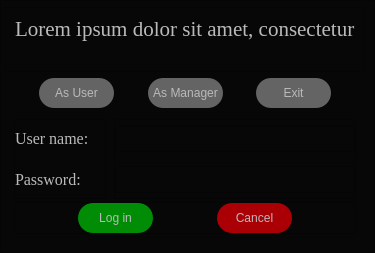
<?xml version="1.0" encoding="UTF-8"?>
<ui version="4.0">
 <class>Dialog</class>
 <widget class="QDialog" name="Dialog">
  <property name="geometry">
   <rect>
    <x>0</x>
    <y>0</y>
    <width>371</width>
    <height>227</height>
   </rect>
  </property>
  <property name="windowTitle">
   <string>Dialog</string>
  </property>
  <property name="styleSheet">
   <string notr="true">*{
	background-color: rgb(7, 7, 7);
}

QLabel{
	color:rgb(186, 186, 186);
}

QPushButton{
	color:rgb(186, 186, 186);
	background-color: rgb(100, 100, 100);
	padding-left: 2px;
	padding-right: 2px;
	border: 5px bold;
	border-color: rgb(2, 20, 72);
	border-radius: 15px;
}

QPushButton::hover{
	background-color: rgb(44, 44, 44)
}

QLineEdit{
	color: rgb(186, 186, 186);
}</string>
  </property>
  <layout class="QGridLayout" name="gridLayout_3">
   <property name="leftMargin">
    <number>0</number>
   </property>
   <property name="topMargin">
    <number>0</number>
   </property>
   <property name="rightMargin">
    <number>0</number>
   </property>
   <property name="bottomMargin">
    <number>0</number>
   </property>
   <property name="horizontalSpacing">
    <number>6</number>
   </property>
   <item row="0" column="0">
    <widget class="QFrame" name="contentFrame">
     <property name="frameShape">
      <enum>QFrame::StyledPanel</enum>
     </property>
     <property name="frameShadow">
      <enum>QFrame::Raised</enum>
     </property>
     <layout class="QGridLayout" name="gridLayout_2">
      <property name="leftMargin">
       <number>4</number>
      </property>
      <property name="topMargin">
       <number>6</number>
      </property>
      <property name="rightMargin">
       <number>9</number>
      </property>
      <item row="0" column="0">
       <widget class="QFrame" name="titleFrame">
        <property name="frameShape">
         <enum>QFrame::StyledPanel</enum>
        </property>
        <property name="frameShadow">
         <enum>QFrame::Raised</enum>
        </property>
        <layout class="QVBoxLayout" name="verticalLayout_3">
         <item>
          <widget class="QLabel" name="title">
           <property name="font">
            <font>
             <family>Times New Roman</family>
             <pointsize>16</pointsize>
            </font>
           </property>
           <property name="styleSheet">
            <string notr="true"/>
           </property>
           <property name="text">
            <string>Lorem ipsum dolor sit amet, consectetur</string>
           </property>
          </widget>
         </item>
         <item>
          <widget class="QLabel" name="infoMsg">
           <property name="font">
            <font>
             <family>Times New Roman</family>
             <pointsize>10</pointsize>
            </font>
           </property>
           <property name="text">
            <string/>
           </property>
          </widget>
         </item>
        </layout>
       </widget>
      </item>
      <item row="1" column="0">
       <widget class="QWidget" name="user_adminWidget" native="true">
        <layout class="QHBoxLayout" name="horizontalLayout">
         <property name="spacing">
          <number>0</number>
         </property>
         <property name="leftMargin">
          <number>0</number>
         </property>
         <property name="topMargin">
          <number>0</number>
         </property>
         <property name="rightMargin">
          <number>0</number>
         </property>
         <property name="bottomMargin">
          <number>0</number>
         </property>
         <item>
          <spacer name="horizontalSpacer_2">
           <property name="orientation">
            <enum>Qt::Horizontal</enum>
           </property>
           <property name="sizeHint" stdset="0">
            <size>
             <width>25</width>
             <height>20</height>
            </size>
           </property>
          </spacer>
         </item>
         <item>
          <widget class="QPushButton" name="asUserBtn">
           <property name="minimumSize">
            <size>
             <width>75</width>
             <height>30</height>
            </size>
           </property>
           <property name="text">
            <string>As User</string>
           </property>
           <property name="icon">
            <iconset resource="../resources/icons/dark/iconsDark.qrc">
             <normaloff>:/iconsDark/icons/user.svg</normaloff>:/iconsDark/icons/user.svg</iconset>
           </property>
          </widget>
         </item>
         <item>
          <spacer name="horizontalSpacer">
           <property name="orientation">
            <enum>Qt::Horizontal</enum>
           </property>
           <property name="sizeHint" stdset="0">
            <size>
             <width>30</width>
             <height>20</height>
            </size>
           </property>
          </spacer>
         </item>
         <item>
          <widget class="QPushButton" name="asAdminBtn">
           <property name="minimumSize">
            <size>
             <width>75</width>
             <height>30</height>
            </size>
           </property>
           <property name="styleSheet">
            <string notr="true">padding: 5px;</string>
           </property>
           <property name="text">
            <string>As Manager</string>
           </property>
           <property name="icon">
            <iconset resource="../resources/icons/dark/iconsDark.qrc">
             <normaloff>:/iconsDark/icons/key.svg</normaloff>:/iconsDark/icons/key.svg</iconset>
           </property>
          </widget>
         </item>
         <item>
          <spacer name="horizontalSpacer_8">
           <property name="orientation">
            <enum>Qt::Horizontal</enum>
           </property>
           <property name="sizeHint" stdset="0">
            <size>
             <width>30</width>
             <height>20</height>
            </size>
           </property>
          </spacer>
         </item>
         <item>
          <widget class="QPushButton" name="exitBtn">
           <property name="minimumSize">
            <size>
             <width>75</width>
             <height>30</height>
            </size>
           </property>
           <property name="text">
            <string>Exit</string>
           </property>
           <property name="icon">
            <iconset resource="../resources/icons/dark/iconsDark.qrc">
             <normaloff>:/iconsDark/icons/power.svg</normaloff>:/iconsDark/icons/power.svg</iconset>
           </property>
          </widget>
         </item>
         <item>
          <spacer name="horizontalSpacer_3">
           <property name="orientation">
            <enum>Qt::Horizontal</enum>
           </property>
           <property name="sizeHint" stdset="0">
            <size>
             <width>25</width>
             <height>20</height>
            </size>
           </property>
          </spacer>
         </item>
        </layout>
       </widget>
      </item>
      <item row="2" column="0">
       <widget class="QWidget" name="loginWidget" native="true">
        <layout class="QGridLayout" name="gridLayout">
         <property name="leftMargin">
          <number>9</number>
         </property>
         <property name="topMargin">
          <number>5</number>
         </property>
         <property name="rightMargin">
          <number>9</number>
         </property>
         <property name="bottomMargin">
          <number>9</number>
         </property>
         <property name="horizontalSpacing">
          <number>8</number>
         </property>
         <property name="verticalSpacing">
          <number>3</number>
         </property>
         <item row="0" column="0">
          <widget class="QFrame" name="inputsLabelFrame">
           <property name="frameShape">
            <enum>QFrame::StyledPanel</enum>
           </property>
           <property name="frameShadow">
            <enum>QFrame::Raised</enum>
           </property>
           <layout class="QVBoxLayout" name="verticalLayout">
            <property name="spacing">
             <number>14</number>
            </property>
            <property name="leftMargin">
             <number>0</number>
            </property>
            <property name="topMargin">
             <number>5</number>
            </property>
            <property name="rightMargin">
             <number>16</number>
            </property>
            <property name="bottomMargin">
             <number>5</number>
            </property>
            <item>
             <widget class="QLabel" name="usernameLabel">
              <property name="font">
               <font>
                <family>Times New Roman</family>
                <pointsize>12</pointsize>
               </font>
              </property>
              <property name="text">
               <string>User name:</string>
              </property>
             </widget>
            </item>
            <item>
             <widget class="QLabel" name="passwordLabel">
              <property name="font">
               <font>
                <family>Times New Roman</family>
                <pointsize>12</pointsize>
               </font>
              </property>
              <property name="text">
               <string>Password:</string>
              </property>
             </widget>
            </item>
           </layout>
          </widget>
         </item>
         <item row="0" column="1">
          <widget class="QFrame" name="inputsFrame">
           <property name="frameShape">
            <enum>QFrame::StyledPanel</enum>
           </property>
           <property name="frameShadow">
            <enum>QFrame::Raised</enum>
           </property>
           <layout class="QVBoxLayout" name="verticalLayout_2">
            <property name="spacing">
             <number>14</number>
            </property>
            <property name="leftMargin">
             <number>0</number>
            </property>
            <property name="topMargin">
             <number>5</number>
            </property>
            <property name="rightMargin">
             <number>0</number>
            </property>
            <property name="bottomMargin">
             <number>5</number>
            </property>
            <item>
             <widget class="QLineEdit" name="userNameInput">
              <property name="font">
               <font>
                <family>Times New Roman</family>
                <pointsize>12</pointsize>
               </font>
              </property>
              <property name="styleSheet">
               <string notr="true"/>
              </property>
              <property name="text">
               <string/>
              </property>
              <property name="echoMode">
               <enum>QLineEdit::Normal</enum>
              </property>
             </widget>
            </item>
            <item>
             <widget class="QLineEdit" name="passwordInput">
              <property name="font">
               <font>
                <family>Times New Roman</family>
                <pointsize>12</pointsize>
               </font>
              </property>
              <property name="echoMode">
               <enum>QLineEdit::Password</enum>
              </property>
             </widget>
            </item>
           </layout>
          </widget>
         </item>
         <item row="1" column="0" colspan="2">
          <widget class="QFrame" name="buttonsFrame">
           <property name="frameShape">
            <enum>QFrame::StyledPanel</enum>
           </property>
           <property name="frameShadow">
            <enum>QFrame::Raised</enum>
           </property>
           <layout class="QHBoxLayout" name="horizontalLayout_3">
            <property name="spacing">
             <number>0</number>
            </property>
            <property name="leftMargin">
             <number>0</number>
            </property>
            <property name="topMargin">
             <number>0</number>
            </property>
            <property name="rightMargin">
             <number>0</number>
            </property>
            <property name="bottomMargin">
             <number>0</number>
            </property>
            <item>
             <spacer name="horizontalSpacer_4">
              <property name="orientation">
               <enum>Qt::Horizontal</enum>
              </property>
              <property name="sizeHint" stdset="0">
               <size>
                <width>59</width>
                <height>20</height>
               </size>
              </property>
             </spacer>
            </item>
            <item>
             <widget class="QPushButton" name="loginBtn">
              <property name="minimumSize">
               <size>
                <width>75</width>
                <height>30</height>
               </size>
              </property>
              <property name="styleSheet">
               <string notr="true">QPushButton{
	background-color: rgb(0, 140, 5);
}

QPushButton::hover{
	
	background-color: rgb(0, 95, 5);
}</string>
              </property>
              <property name="text">
               <string>Log in</string>
              </property>
              <property name="icon">
               <iconset resource="../resources/icons/dark/iconsDark.qrc">
                <normaloff>:/iconsDark/icons/log-in.svg</normaloff>:/iconsDark/icons/log-in.svg</iconset>
              </property>
             </widget>
            </item>
            <item>
             <spacer name="horizontalSpacer_5">
              <property name="orientation">
               <enum>Qt::Horizontal</enum>
              </property>
              <property name="sizeHint" stdset="0">
               <size>
                <width>59</width>
                <height>20</height>
               </size>
              </property>
             </spacer>
            </item>
            <item>
             <widget class="QPushButton" name="cancelBtn">
              <property name="minimumSize">
               <size>
                <width>75</width>
                <height>30</height>
               </size>
              </property>
              <property name="styleSheet">
               <string notr="true">QPushButton{
	background-color: rgb(170, 0 , 5);
}

QPushButton::hover{
	
	background-color: rgb(125, 0, 5);
}</string>
              </property>
              <property name="text">
               <string>Cancel</string>
              </property>
              <property name="icon">
               <iconset resource="../resources/icons/dark/iconsDark.qrc">
                <normaloff>:/iconsDark/icons/x.svg</normaloff>:/iconsDark/icons/x.svg</iconset>
              </property>
             </widget>
            </item>
            <item>
             <spacer name="horizontalSpacer_6">
              <property name="orientation">
               <enum>Qt::Horizontal</enum>
              </property>
              <property name="sizeHint" stdset="0">
               <size>
                <width>59</width>
                <height>20</height>
               </size>
              </property>
             </spacer>
            </item>
           </layout>
          </widget>
         </item>
        </layout>
       </widget>
      </item>
     </layout>
    </widget>
   </item>
  </layout>
 </widget>
 <resources>
  <include location="../resources/icons/dark/iconsDark.qrc"/>
 </resources>
 <connections>
  <connection>
   <sender>exitBtn</sender>
   <signal>clicked()</signal>
   <receiver>Dialog</receiver>
   <slot>close()</slot>
   <hints>
    <hint type="sourcelabel">
     <x>296</x>
     <y>66</y>
    </hint>
    <hint type="destinationlabel">
     <x>474</x>
     <y>63</y>
    </hint>
   </hints>
  </connection>
 </connections>
</ui>
